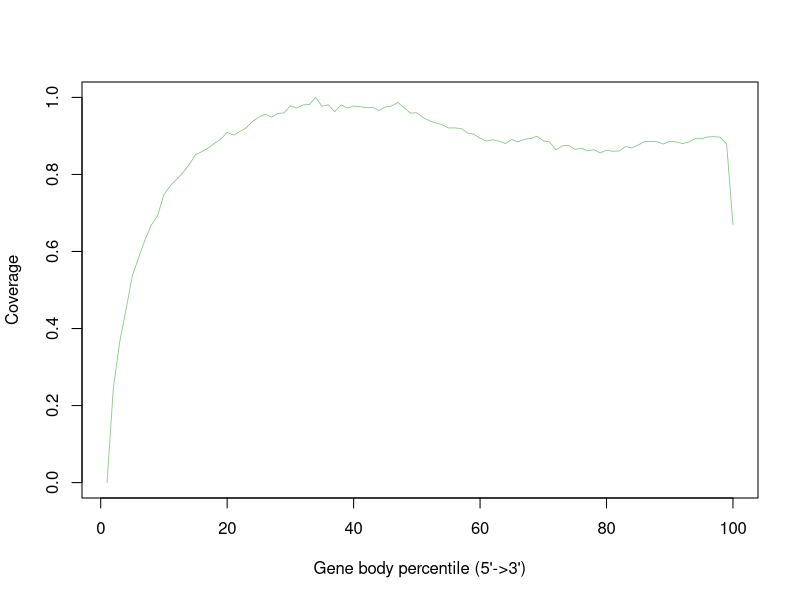

Here is the R script that generated this plot:
H9_FT_1_medium_transcripts <- c(0.0,0.24549128893483585,0.36500835680295807,0.44906785865943394,0.5367492332204504,0.5844013441855459,0.6300029925989361,0.6686997808187419,0.6929735432962827,0.7479309076327832,0.770375991076614,0.7875751550414647,0.8044129597276617,0.8260365570208382,0.8513234266085811,0.859073429861406,0.8687473312050001,0.8809495646537397,0.8915744737224973,0.909277529840233,0.9021881457596765,0.9114107915719898,0.9210852843382985,0.9378219557402897,0.9484515961907646,0.9563317124408134,0.9487153707215003,0.9581887797648266,0.9599453052273488,0.9784544705051578,0.9724491642605619,0.9805948293094904,0.9813429790435275,1.0,0.9770593043212892,0.9809360802158457,0.9628840846964641,0.9805345041925956,0.9726100312389477,0.977486902943984,0.9759793664443311,0.9733865692632884,0.9740672968078551,0.9658447468060216,0.9751862685839803,0.977611693136776,0.9867988535862099,0.9729140225142799,0.9593355484085406,0.9601452061049018,0.9475745163049328,0.9390527064094846,0.9341758347044483,0.9287986193828149,0.9206630085200356,0.9208108641986991,0.9190661671904701,0.9077398307821328,0.9045272225961328,0.8942471129700185,0.88650302394434,0.889982363774649,0.8863900622058412,0.8802664714183145,0.8910753129513295,0.8844614327333548,0.891329033295916,0.8931038928625924,0.8993102828301706,0.887398437934326,0.8842751345782387,0.8637770147110486,0.8741316435992094,0.8753937396722808,0.8650006683076675,0.8682943014055752,0.861129215217543,0.8642613899143502,0.8558182392399508,0.8628331040584609,0.860235575495701,0.8607808672386119,0.8723987750452734,0.8689099724515299,0.8763128105708531,0.8852539391709909,0.8857028290114133,0.8848913970469081,0.8790747546482868,0.8857678855100252,0.8846843990967792,0.8800866789130597,0.8841485701173027,0.8926082806277124,0.8927987187418309,0.8972751972690465,0.8981771169088937,0.8963922031560682,0.878435426693746,0.6688984988508657)


pdf("/users/sparthib/retina_lrs/plots/gene_body_percentile/medium//medium_.geneBodyCoverage.curves.pdf")
x=1:100
icolor = colorRampPalette(c("#7fc97f","#beaed4","#fdc086","#ffff99","#386cb0","#f0027f"))(1)
plot(x,H9_FT_1_medium_transcripts,type='l',xlab="Gene body percentile (5'->3')", ylab="Coverage",lwd=0.8,col=icolor[1])
dev.off()
